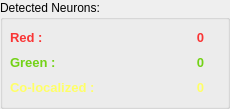
               <widget class="QGroupBox" name="groupBox_2">
                <property name="enabled">
                 <bool>true</bool>
                </property>
                <property name="minimumSize">
                 <size>
                  <width>0</width>
                  <height>100</height>
                 </size>
                </property>
                <property name="toolTip">
                 <string>&lt;html&gt;&lt;head/&gt;&lt;body&gt;&lt;p&gt;&lt;span style=&quot; color:#f21515;&quot;&gt;&lt;br/&gt;&lt;/span&gt;&lt;/p&gt;&lt;/body&gt;&lt;/html&gt;</string>
                </property>
                <property name="styleSheet">
                 <string notr="true">#lblCoBlobCount{color:#ffffff;
font-size:12px;
font-weight:bold}
#lblGreenBlobCount{color:#73d216;
font-size:12px;
font-weight:bold;}

#lblRedBlobCount{color:#fa3535;
font-size:12px;
font-weight:bold;}
#groupBox_2{
color:#ffffff;
font-size:12px;

}</string>
                </property>
                <property name="title">
                 <string>Detected Neurons:</string>
                </property>
                <property name="checkable">
                 <bool>false</bool>
                </property>
                <widget class="QLabel" name="label_16">
                 <property name="geometry">
                  <rect>
                   <x>10</x>
                   <y>25</y>
                   <width>113</width>
                   <height>25</height>
                  </rect>
                 </property>
                 <property name="text">
                  <string>&lt;html&gt;&lt;head/&gt;&lt;body&gt;&lt;p&gt;&lt;span style=&quot; font-size:10pt; font-weight:600; color:#fa3535;&quot;&gt;Red :&lt;/span&gt;&lt;/p&gt;&lt;/body&gt;&lt;/html&gt;</string>
                 </property>
                </widget>
                <widget class="QLabel" name="label_21">
                 <property name="geometry">
                  <rect>
                   <x>10</x>
                   <y>50</y>
                   <width>113</width>
                   <height>25</height>
                  </rect>
                 </property>
                 <property name="text">
                  <string>&lt;html&gt;&lt;head/&gt;&lt;body&gt;&lt;p&gt;&lt;span style=&quot; font-size:10pt; font-weight:600; color:#73d216;&quot;&gt;Green :&lt;/span&gt;&lt;/p&gt;&lt;/body&gt;&lt;/html&gt;</string>
                 </property>
                </widget>
                <widget class="QLabel" name="label_22">
                 <property name="geometry">
                  <rect>
                   <x>10</x>
                   <y>75</y>
                   <width>113</width>
                   <height>25</height>
                  </rect>
                 </property>
                 <property name="text">
                  <string>&lt;html&gt;&lt;head/&gt;&lt;body&gt;&lt;p&gt;&lt;span style=&quot; font-size:10pt; font-weight:600; color:#ffff66;&quot;&gt;Co-localized :&lt;/span&gt;&lt;/p&gt;&lt;/body&gt;&lt;/html&gt;</string>
                 </property>
                </widget>
                <widget class="QLabel" name="lblCoBlobCount">
                 <property name="geometry">
                  <rect>
                   <x>180</x>
                   <y>75</y>
                   <width>41</width>
                   <height>25</height>
                  </rect>
                 </property>
                 <property name="text">
                  <string>&lt;html&gt;&lt;head/&gt;&lt;body&gt;&lt;p align=&quot;center&quot;&gt;&lt;span style=&quot; font-size:10pt; color:#ffff66;&quot;&gt;0&lt;/span&gt;&lt;/p&gt;&lt;/body&gt;&lt;/html&gt;</string>
                 </property>
                </widget>
                <widget class="QLabel" name="lblGreenBlobCount">
                 <property name="geometry">
                  <rect>
                   <x>180</x>
                   <y>50</y>
                   <width>41</width>
                   <height>25</height>
                  </rect>
                 </property>
                 <property name="text">
                  <string>&lt;html&gt;&lt;head/&gt;&lt;body&gt;&lt;p align=&quot;center&quot;&gt;&lt;span style=&quot; font-size:10pt; color:#73d216;&quot;&gt;0&lt;/span&gt;&lt;/p&gt;&lt;/body&gt;&lt;/html&gt;</string>
                 </property>
                </widget>
                <widget class="QLabel" name="lblRedBlobCount">
                 <property name="geometry">
                  <rect>
                   <x>180</x>
                   <y>25</y>
                   <width>41</width>
                   <height>25</height>
                  </rect>
                 </property>
                 <property name="text">
                  <string>&lt;html&gt;&lt;head/&gt;&lt;body&gt;&lt;p align=&quot;center&quot;&gt;&lt;span style=&quot; font-size:10pt; color:#fa3535;&quot;&gt;0&lt;/span&gt;&lt;/p&gt;&lt;/body&gt;&lt;/html&gt;</string>
                 </property>
                </widget>
               </widget>
